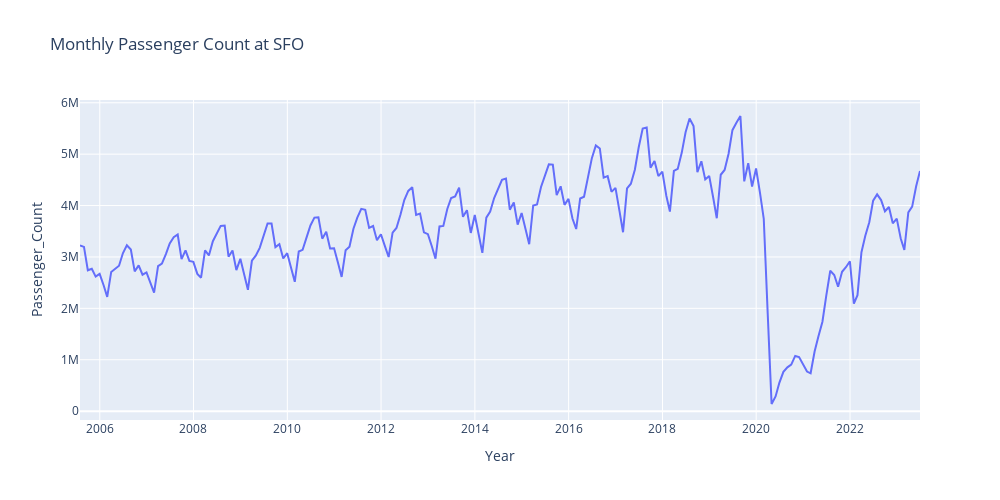

Notebook code for this chart:
### Code cell
# Time Series Analysis
monthly_data = df.groupby(pd.Grouper(key='Date', freq='M')).sum()

# Time Series Analysis using Plotly Express
fig = px.line(x=monthly_data.index, y=monthly_data['Passenger_Count'],
              labels={'y': 'Passenger Count'},
              title='Monthly Passenger Count at SFO')

# Customize the layout
fig.update_layout(xaxis_title='Year', yaxis_title='Passenger_Count', height=500, width=1000)

# Show the plot
fig.show()

### Figure 1 — Plotly figure (JSON) as saved in the notebook; plotly's stock layout.template omitted (floating-point values rounded to 4 significant figures; data arrays with more than 128 entries replaced by an {"elided": "..."} marker saying what was removed)
{"data": [{"hovertemplate": "x=%{x}<br>Passenger Count=%{y}<extra></extra>", "legendgroup": "", "line": {"color": "#636efa", "dash": "solid"}, "marker": {"symbol": "circle"}, "mode": "lines", "name": "", "orientation": "v", "showlegend": false, "type": "scatter", "x": {"elided": "216 str values"}, "xaxis": "x", "y": {"elided": "216 int values"}, "yaxis": "y"}], "layout": {"height": 500, "legend": {"tracegroupgap": 0}, "title": {"text": "Monthly Passenger Count at SFO"}, "width": 1000, "xaxis": {"anchor": "y", "domain": [0, 1], "title": {"text": "Year"}}, "yaxis": {"anchor": "x", "domain": [0, 1], "title": {"text": "Passenger_Count"}}}}
